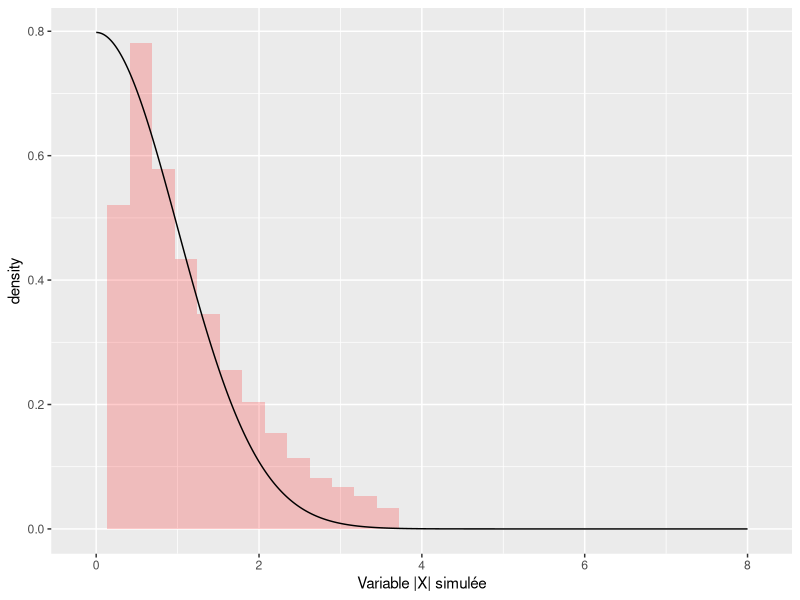
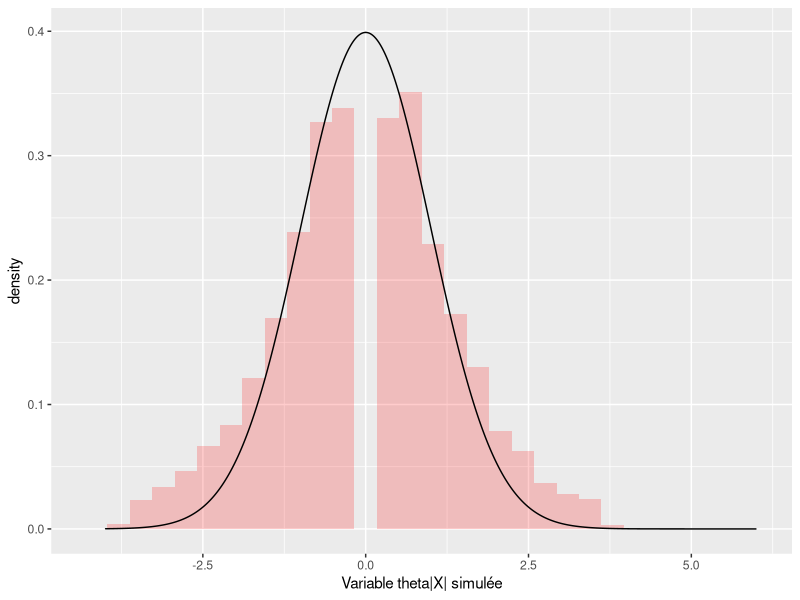
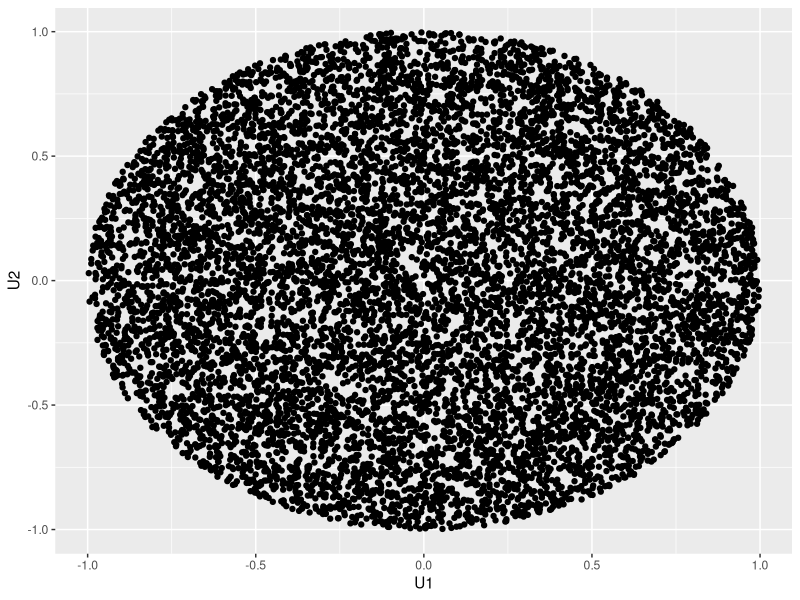
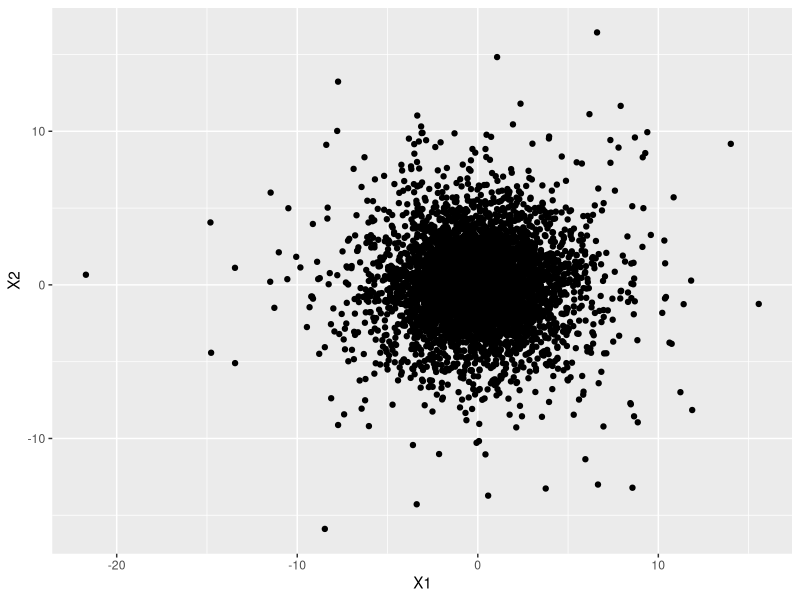
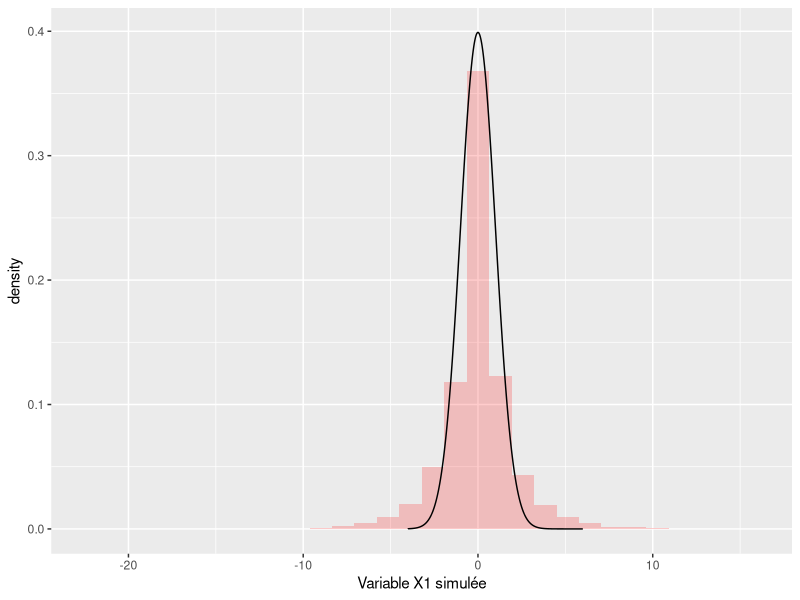
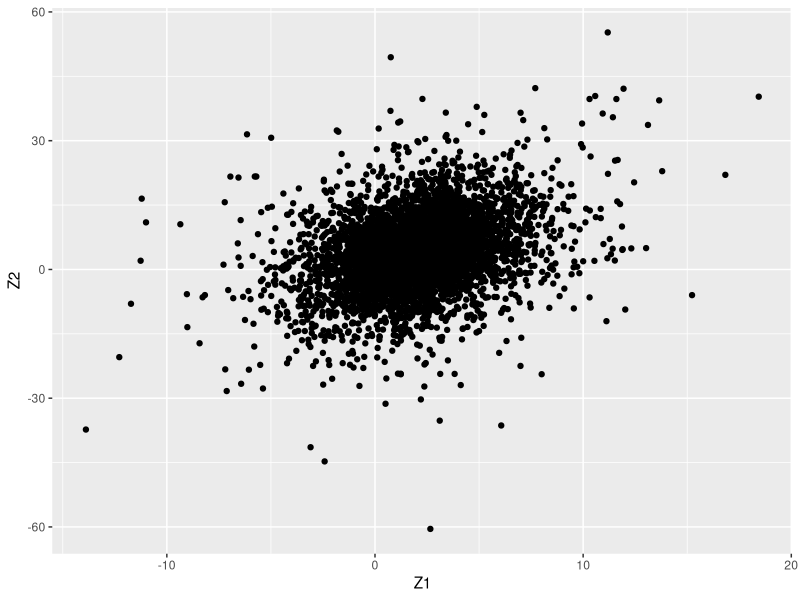
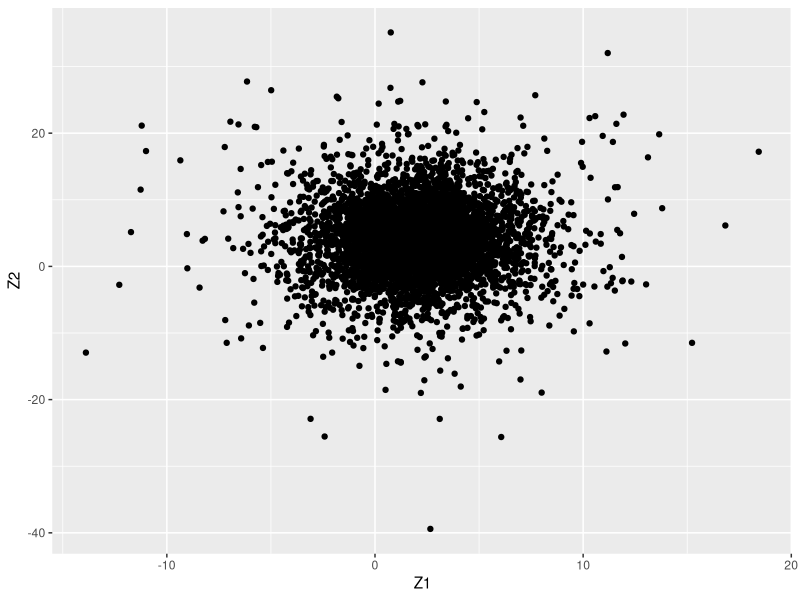
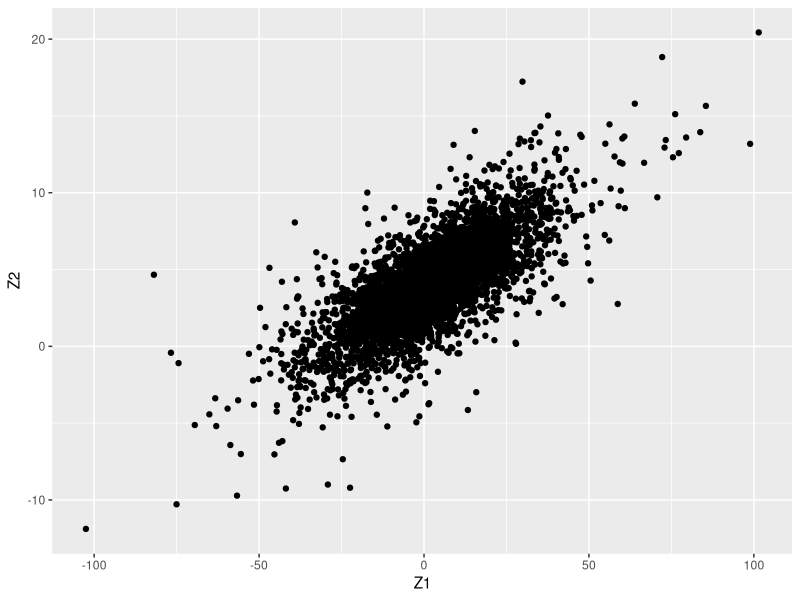

R code for these plots, in order: (Note: this script raises an error after producing the figures.)
## ---- chunk 1
knitr::opts_chunk$set(echo = TRUE)
## ---- chunk 2
rm(list = ls())
graphics.off()

library(ggplot2)
## ---- chunk 3
rejet1 <- function() {
  U <- runif(1,0,1)
  Y <- -log(U)
  h <- exp((-0.5*(Y^2))+Y)
  h <- h / (sqrt(exp(1)))
  while (U >= h) {
  U <- runif(1,0,1)
  Y <- -log(U)
  h <- exp(-0.5*(Y^2)+Y)
  h <- h / (sqrt(exp(1)))
  }
  return(Y)
}
## ---- chunk 4
library(ggplot2)
X_abs <- rejet1()
for (i in 1:9999) {
  X_abs <- c(X_abs,rejet1())
}

density <- 0
abs <- 8/10000
density <- (2*exp(-0.5*(abs ^2)))/sqrt(2*3.14)
for (i in 2:10000) {
  x <- i * (8 / 10000)
  abs <- c(abs,x)
  density <- c(density,(2*exp(-0.5*(x^2)))/sqrt(2*3.14))
}

DF <- data.frame(X_abs,density)
plot1 <- ggplot(DF,aes(x=DF$X_abs)) + 
  geom_histogram(aes(y=..density..),fill = "red", alpha = 0.2) +
  geom_line(aes(x=abs, y=DF$density)) + xlab("Variable |X| simulée") 
plot1
## ---- chunk 5
U <- runif(1,0,1)
if(U<0.5) {
  theta <- -1
} else{
  theta <- 1
}
for (i in 1:9999) {
  U <- runif(1,0,1)
  if(U<0.5) {
    theta <- c(theta,-1)
  } else{
    theta <- c(theta,1)
  }
}

theta_X_abs <- theta[1]*X_abs[1]
for (i in 2:10000){
  theta_X_abs <- c(theta_X_abs,theta[i]*X_abs[i])
}
## ---- chunk 6
ab <- -4
current = ab + 1/10000
for(i in 1:99999) {
  ab <- c(ab, current)
  current = current + 1/10000
}

y <- vector("numeric", 100000)
density <- function(x) {
  return((exp((-x*x)/2))/(sqrt(2*3.14)))
}
for (i in 1:100000) {
  y[i] = density(ab[i])
}
## ---- chunk 7
DF2 <- data.frame(theta_X_abs,y)
plot2 <- ggplot(DF2,aes(x=DF2$theta_X_abs)) + 
  geom_histogram(aes(y=..density..),fill = "red", alpha = 0.2) + 
  geom_line(aes(x=ab, y=DF2$y)) + xlab("Variable theta|X| simulée") 
plot2
## ---- chunk 8
six <- function(N) {
  u1 <- 2*runif(1,0,1) -1
  u2 <- 2*runif(1,0,1) -1
  while(u1*u1 + u2*u2 > 1) {
    u1 <- 2*runif(1,0,1) -1
    u2 <- 2*runif(1,0,1) -1
  }
  U1 <- u1
  U2 <- u2
  for (i in 1:(N-1)) {
    u1 <- 2*runif(1,0,1) -1
    u2 <- 2*runif(1,0,1) -1
    while(u1*u1 + u2*u2 > 1) {
      u1 <- 2*runif(1,0,1) -1
      u2 <- 2*runif(1,0,1) -1
    }
    U1 <- c(U1,u1)
    U2 <- c(U2,u2)
  }
  return(data.frame(U1,U2))
}

exo6 <- six(10000)
plot3 <- ggplot(exo6,aes(x = exo6$U1,y=exo6$U2)) + geom_point() +
  xlab("U1") + ylab("U2")
plot3
## ---- chunk 9
R <- rexp(1,rate=0.5)
THETA <- runif(1,0,2*3.14)

for (i in 1:9999) {
  R <- c(R,rexp(1,rate=0.5))
  THETA <- c(THETA,runif(1,0,2*3.14))
}

X1 = vector("numeric",10000)
X2 = vector("numeric",10000)

for (i in 1:10000) {
  X1[i] = R[i] * cos(THETA[i])
  X2[i] = R[i] * sin(THETA[i])
}

DF4 <- data.frame(X1,X2)
plot4 <- ggplot(DF4,aes(x = DF4$X1,y=DF4$X2)) + geom_point() + xlab("X1") + ylab("X2")
plot4
## ---- chunk 10
DF5 <- data.frame(X1,y)
plot5 <- ggplot(DF5,aes(x=DF5$X1)) + geom_histogram(aes(y=..density..),fill = "red", alpha = 0.2) + 
  geom_line(aes(x=ab, y=DF5$y)) + xlab("Variable X1 simulée") 
plot5
## ---- chunk 11
sigma11 <- 0
sigma12 <- 1
sigma21 <- 3
sigma22 <- 1

sigma1 <- sqrt(sigma11*sigma11 + sigma12*sigma12)
sigma2 <- sqrt(sigma21*sigma21 + sigma22*sigma22)

Z1 <- 2 + sigma11*X1 + sigma12 * X2
Z2 <- 4 + sigma21 * X1 + sigma22 * X2

DF6 <- data.frame(Z1,Z2)
plot6 <- ggplot(DF6,aes(x = DF6$Z1,y=DF6$Z2)) + geom_point() + xlab("Z1") + ylab("Z2")
plot6
## ---- chunk 12
sigma11 <- 0
sigma12 <- 1
sigma21 <- 2
sigma22 <- 0

sigma1 <- sqrt(sigma11*sigma11 + sigma12*sigma12)
sigma2 <- sqrt(sigma21*sigma21 + sigma22*sigma22)

Z1 <- 2 + sigma11*X1 + sigma12 * X2
Z2 <- 4 + sigma21 * X1 + sigma22 * X2

DF7 <- data.frame(Z1,Z2)
plot7 <- ggplot(DF7,aes(x = DF7$Z1,y=DF7$Z2)) + geom_point() + xlab("Z1") + ylab("Z2")
plot7
## ---- chunk 13
sigma11 <- 4
sigma12 <- 1/0.225
sigma21 <- 0
sigma22 <- 1

sigma1 <- sqrt(sigma11*sigma11 + sigma12*sigma12)
sigma2 <- sqrt(sigma21*sigma21 + sigma22*sigma22)

Z1 <- 2 + sigma11*X1 + sigma12 * X2
Z2 <- 4 + sigma21 * X1 + sigma22 * X2

DF8 <- data.frame(Z1,Z2)
plot8 <- ggplot(DF8,aes(x = DF8$Z1,y=DF8$Z2)) + geom_point() + xlab("Z1") + ylab("Z2")
plot8
## ---- chunk 14
ab <- -6
current = ab + 1/1000
for(i in 1:9999) {
  ab <- c(ab, current)
  current = current + 1.2/1000
}

y1 <- vector("numeric", 10000)
for (i in 1:10000) {
  y1[i] = 0.5 * dnorm(ab[i],mean=-3,sd=1) + 0.5 * dnorm(ab[i],mean=3,sd=1)
}

DF9 <- data.frame(ab,y1)
plot9 <- ggplot(DF9,aes(x = DF9$ab,y=DF9$y1)) + 
  geom_point() + xlab("x") + ylab("f(x)")
plot9
## ---- chunk 15
ab <- -6
current = ab + 1/1000
for(i in 1:9999) {
  ab <- c(ab, current)
  current = current + 1.2/1000
}

y2 <- vector("numeric", 10000)
for (i in 1:10000) {
  y2[i] = 0.25 * dnorm(ab[i],mean=-3,sd=1) + 0.75 * dnorm(ab[i],mean=3,sd=1)
}

DF10 <- data.frame(ab,y2)
plot10 <- ggplot(DF10,aes(x = DF10$ab,y=DF10$y2)) + geom_point() + xlab("x") + ylab("f(x)")
plot10
## ---- chunk 16
ab <- -6
current = ab + 1/1000
for(i in 1:9999) {
  ab <- c(ab, current)
  current = current + 1.2/1000
}

y3 <- vector("numeric", 10000)
for (i in 1:10000) {
  y3[i] = 0.75 * dnorm(ab[i],mean=-3,sd=1) + 0.25 * dnorm(ab[i],mean=3,sd=1)
}

DF11 <- data.frame(ab,y3)
plot11<- ggplot(DF11,aes(x = DF11$ab,y=DF11$y3)) + geom_point() + xlab("x") + ylab("f(x)")
plot11
## ---- chunk 17
exo7 <- function(p1) {
  mu <- runif(1,0,1)
  if(mu < p1) {
    R <- rexp(1,rate=0.5)
    TETA <- runif(1,0,2*3.14)
    X <- -3 + sqrt(R) * cos(TETA)
  }
  else {
    R <- rexp(1,rate=0.5)
    TETA <- runif(1,0,2*3.14)
    X <- 3 + sqrt(R) * cos(TETA)
  }
  for (i in 1:9999) {
    mu <- runif(1,0,1)
    if(mu < p1) {
      R <- rexp(1,rate=0.5)
      TETA <- runif(1,0,2*3.14)
      X <- c(X,-3 + sqrt(R) * cos(TETA))
    }
    else {
      R <- rexp(1,rate=0.5)
      TETA <- runif(1,0,2*3.14)
      X <-c(X,3 + sqrt(R) * cos(TETA))
    }
  }
  return(X)
}

DF12 <- data.frame(exo7(0.5),y1)
plot12 <- ggplot(DF12,aes(x=DF12$exo7.0.5.)) + geom_histogram(aes(y=..density..),fill = "red", alpha = 0.2) + 
  geom_line(aes(x=ab, y=DF12$y1)) + xlab("Variable X simulée pour p=(1/2,1/2)") 
plot12

DF13 <- data.frame(exo7(0.25),y2)
plot13 <- ggplot(DF13,aes(x=DF13$exo7.0.25.)) + geom_histogram(aes(y=..density..),fill = "blue", alpha = 0.2) + 
  geom_line(aes(x=ab, y=DF13$y2)) + xlab("Variable X simulée pour p=(1/4,3/4)") 
plot13

DF14 <- data.frame(exo7(0.75),y3)
plot14 <- ggplot(DF14,aes(x=DF14$exo7.0.75.)) + geom_histogram(aes(y=..density..),fill = "green", alpha = 0.2) + 
  geom_line(aes(x=ab, y=DF14$y3)) + xlab("Variable X simulée pour p=(3/4,1/4)") 
plot14
## ---- chunk 18
ab <- -6
current = ab + 1/1000
for(i in 1:9999) {
  ab <- c(ab, current)
  current = current + 1.2/1000
}

y1 <- vector("numeric", 10000)
for (i in 1:10000) {
  y1[i] = mvdnorm(ab[i],mean=0,sd=1) 
}

DF9 <- data.frame(ab,y1)
plot9 <- ggplot(DF9,aes(x = DF9$ab,y=DF9$y1)) + 
  geom_point() + xlab("x") + ylab("f(x)")
plot9
